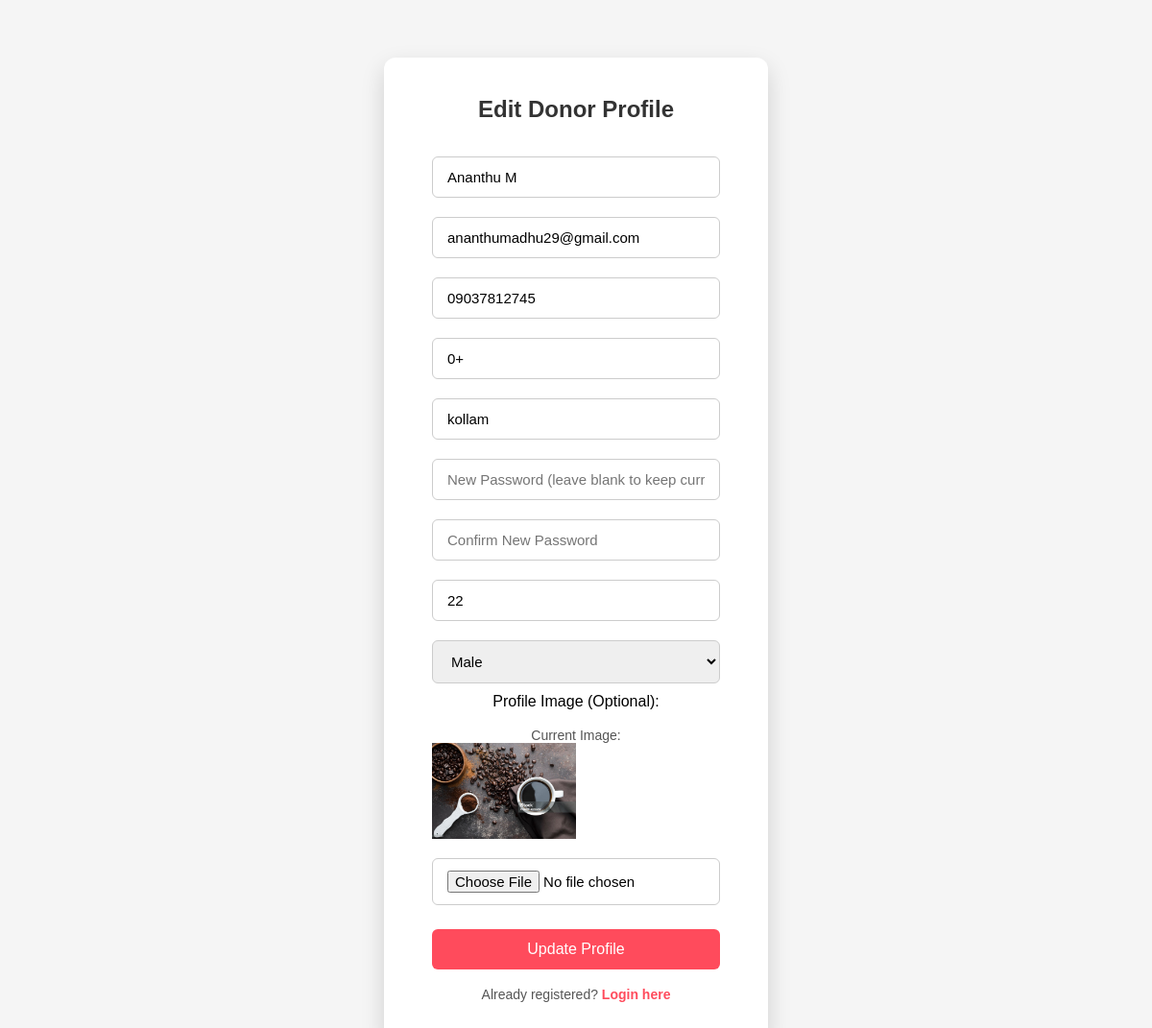
/health_service_portal/edit_donor_profile/1/, run on an earlier commit of the app's database.
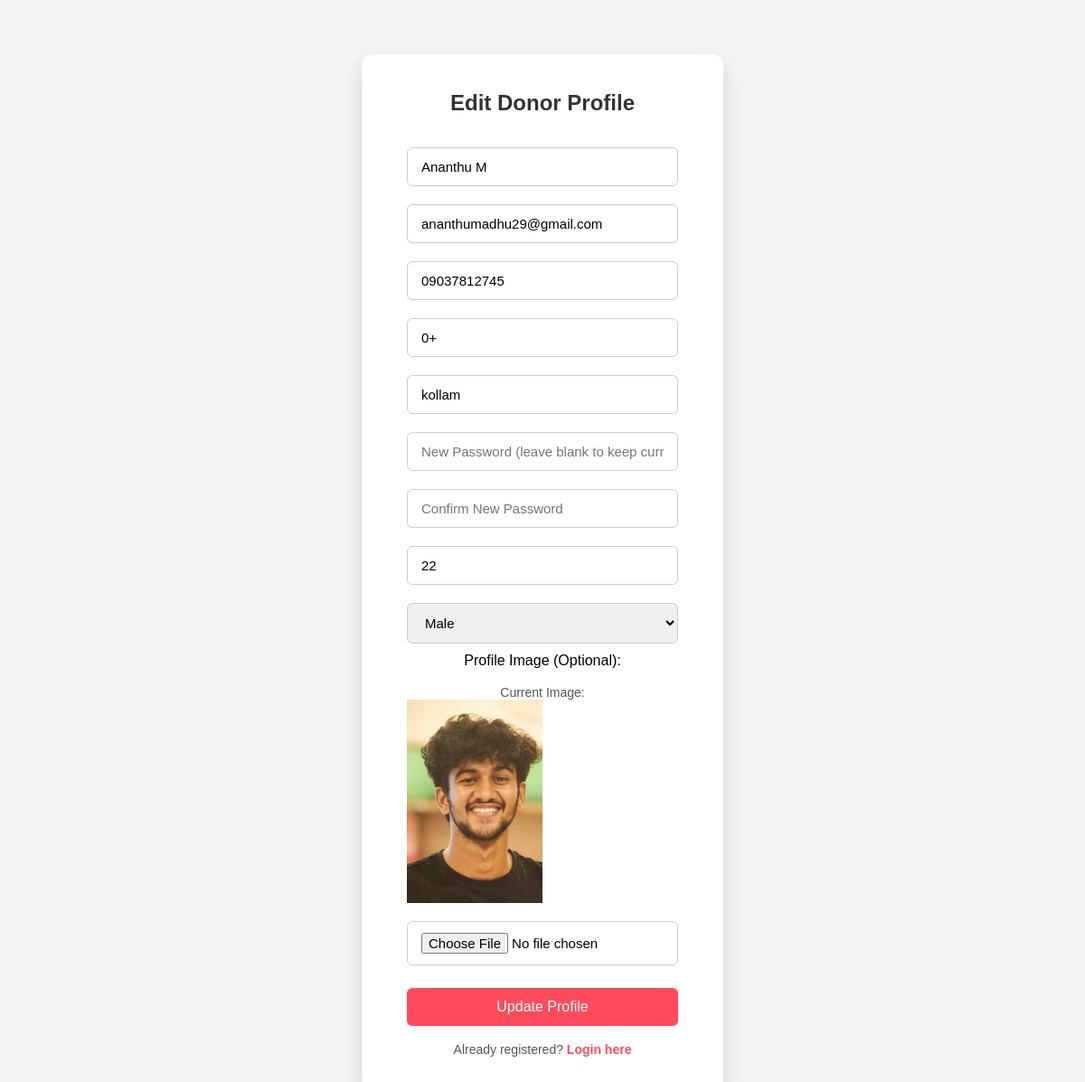
And on a later commit of the database.
### webapp/models.py (models this page shows, shortened)
class DonorRegistrationDb(models.Model):
    Name = models.CharField(max_length=100, null=True, blank=True)
    Email = models.EmailField(unique=True, null=True, blank=True)
    phone = models.CharField(max_length=15, null=True, blank=True)
    BloodGroup = models.CharField(max_length=10, null=True, blank=True)
    Location = models.CharField(max_length=200, null=True, blank=True)
    Password = models.CharField(max_length=100, null=True, blank=True)
    Confirm_password = models.CharField(max_length=100, null=True, blank=True)
    Age = models.IntegerField(null=True, blank=True)
    Gender = models.CharField(max_length=10, null=True, blank=True)
    Image = models.ImageField(upload_to='donor_images/', null=True, blank=True)
    is_active = models.BooleanField(default=True)
    system_inactive = models.BooleanField(default=False)
    last_donation_date = models.DateField(null=True, blank=True)

### webapp/views.py (the view)
# urls.py: path('edit_donor_profile/<int:donor_id>/', views.edit_donor_profile, name='edit_donor_profile'),
def edit_donor_profile(request, donor_id):
    donor = DonorRegistrationDb.objects.get(id=donor_id)
    return render(request, "Edit_donor_profile.html", {"donor": donor})

### webapp/templates/Edit_donor_profile.html (shortened to what this page needs)
<!DOCTYPE html>
{% load static %}
<html lang="en">
<head>
    <link rel="stylesheet" href="{% static 'Donor_login/css/donor_login.css' %}">
</head>
<body>
    <div class="signup-container">
        <h2>Edit Donor Profile</h2>
        <form method="POST" enctype="multipart/form-data" action="{% url 'update_donor_profile' donor.id %}">
            <input type="text" name="name" placeholder="Full Name" value="{{ donor.Name }}" required>
            <input type="email" name="email" placeholder="Email" value="{{ donor.Email }}" required>
            <input type="text" name="phone" placeholder="Phone Number" value="{{ donor.phone }}">
            <input type="text" name="bloodgroup" placeholder="Blood Group" value="{{ donor.BloodGroup }}">
            <input type="text" name="location" placeholder="Location"  value="{{ donor.Location }}">
            <input type="password" name="password" placeholder="New Password (leave blank to keep current)">
            <input type="password" name="confirm_password" placeholder="Confirm New Password">
            <input type="number" name="age" placeholder="Age" value="{{ donor.Age }}">
            <select name="gender" required>
                <option value="Male" {% if donor.Gender == "Male" %}selected{% endif %}>Male</option>
            </select>
            <label for="image">Profile Image (Optional):</label>
            {% if donor.Image %}
                <div class="current-image">
                    <p>Current Image:</p>
                    <img src="{{ donor.Image.url }}" alt="Profile Image" width="150" style="display:block; margin-bottom:10px;">
                </div>
            {% endif %}
            <input type="file" name="image" accept="image/*">
            <button type="submit">Update Profile</button>
        </form>
        <p>Already registered? <a href="{% url 'donor_login_page' %}">Login here</a></p>
    </div>
</body>
</html>

What changed in the data, as far as the page shows it:
changed DonorRegistrationDb "Ananthu M": Image: a different picture
